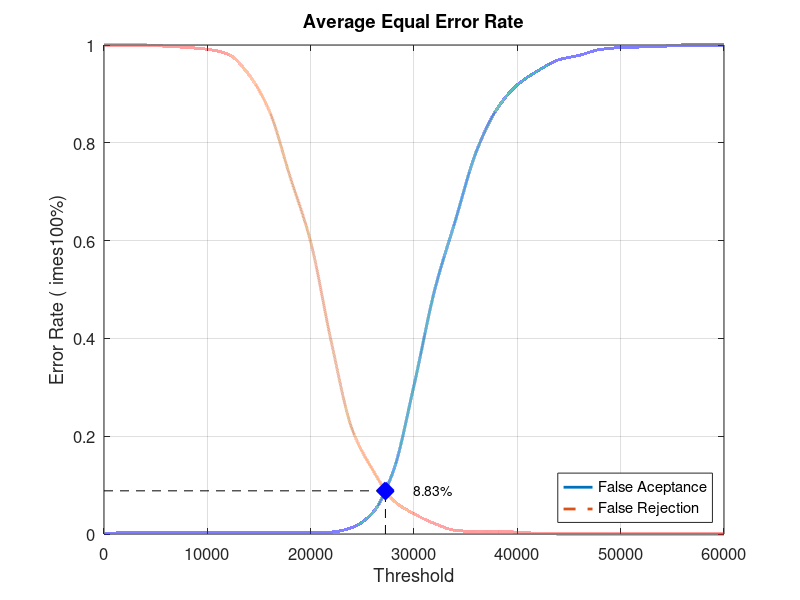
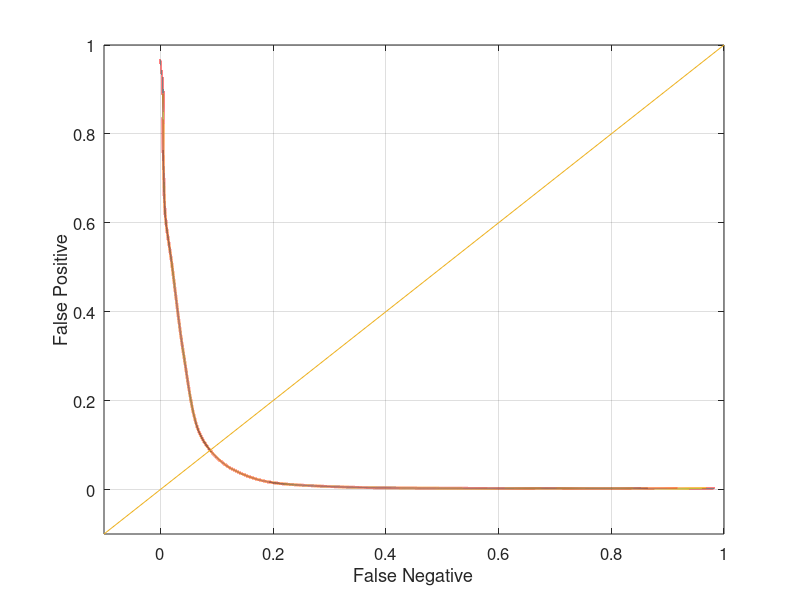

These figures' MATLAB source, in order:
close all;
clear;
clc;
x = 0:2000:60000;
xq = 0:0.5:60000;

y0 = [0 0.00263158 0.00263158 0.00263158 0.00263158 0.00263158 0.00263158 0.00263158 0.00263158 0.00263158 0.00263158 0.00394737 0.0131579 0.0434211 0.128947 0.303947 0.498684 0.640789 0.780263 0.868421 0.918421 0.947368 0.969737 0.978947 0.990789 0.994737 0.996053 0.997368 1 1 1]
yy0 = interp1(x, y0, xq, 'pchip');
y1 = [1 1 1 0.9975 0.995 0.99125 0.98125 0.94 0.865 0.73125 0.5975 0.3925 0.215 0.13125 0.06875 0.04125 0.02125 0.0075 0.005 0.005 0.00375 0.00125 0 0 0 0 0 0 0 0 0]
yy1 = interp1(x, y1, xq, 'pchip');

% Calculating EER: 
y2 = abs(y0 - y1);
find(y2 == min(y2))
yy2 = abs(yy0 - yy1);
xEER = find(yy2 == min(yy2));
xEERIndex = xq(xEER) % X-axis EER
yEER = yy0(xEER) % Y-axis EER

main = figure
plot(xq, yy0,'-','LineWidth', 2);	hold on
plot(xq, yy1,'--','LineWidth', 2);	hold on
plot([xEERIndex xEERIndex], [0 yEER], 'k--');	hold on
plot([0 xEERIndex], [yEER yEER], 'k--');	hold on
plot(xEERIndex, yEER, 'bx', 'LineWidth', 10);	hold on
text(xEERIndex + 10 * xEERIndex / 100, yEER, [num2str(round((10000 * yEER)) / 100) '%'])
legend('False Aceptance', 'False Rejection', 'Location', 'SouthEast')
xlabel('Threshold')
ylabel('Error Rate (	imes100%)')
title('Average Equal Error Rate')
set(gca, 'FontSize', 12)
axis([0 60000 0 1])
grid on

print(main, 'Experiment5AverageMain', '-dpng');
FNRxFPR = figure('Color', [1 1 1]);
plot(yy1, yy0, '-', yy1, yy0, 'LineWidth', 2);
hold on
y = -0.1:0.1:1
plot(y, y); 
set(gca, 'FontSize', 12)
xlabel('False Negative')
ylabel('False Positive')
axis([-0.1 1 -0.1 1])
set(gca, 'FontSize', 12)
grid on

print(FNRxFPR, 'Experiment5AverageFNRxFPR','-dpng');
